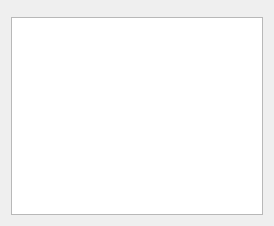
<?xml version="1.0" encoding="UTF-8"?>
<ui version="4.0">
 <class>LogViewWidget</class>
 <widget class="QWidget" name="LogViewWidget">
  <property name="geometry">
   <rect>
    <x>0</x>
    <y>0</y>
    <width>274</width>
    <height>226</height>
   </rect>
  </property>
  <property name="windowTitle">
   <string>LogViewWidget</string>
  </property>
  <layout class="QVBoxLayout" name="verticalLayout">
   <item>
    <widget class="LogFilterWidget" name="logFilterWidget" native="true"/>
   </item>
   <item>
    <widget class="LogTableView" name="logTableView"/>
   </item>
  </layout>
 </widget>
 <customwidgets>
  <customwidget>
   <class>LogFilterWidget</class>
   <extends>QWidget</extends>
   <header>Qt-LogViewer/Views/App/LogFilterWidget.h</header>
   <container>1</container>
  </customwidget>
  <customwidget>
   <class>LogTableView</class>
   <extends>QTableView</extends>
   <header>Qt-LogViewer/Views/App/LogTableView.h</header>
  </customwidget>
 </customwidgets>
 <resources/>
 <connections/>
</ui>
